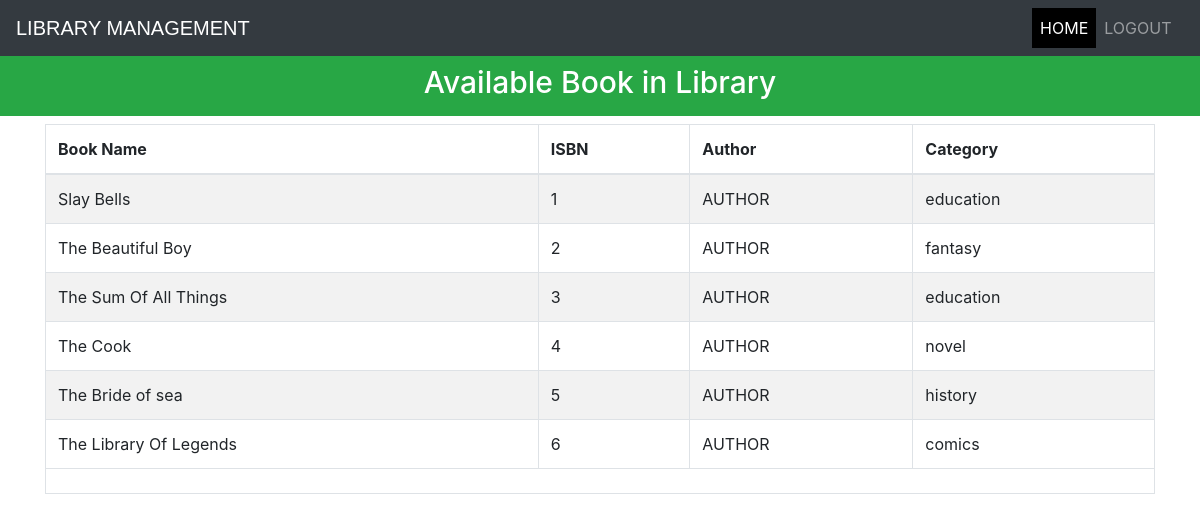
The app's page /viewbook (signed in) with its own data.
### library/models.py (models this page shows, shortened)
class Book(models.Model):
    catchoice= [
        ('education', 'Education'),
        ('entertainment', 'Entertainment'),
        ('comics', 'Comics'),
        ('biography', 'Biography'),
        ('history', 'History'),
        ('novel', 'Novel'),
        ('fantasy', 'Fantasy'),
        ('thriller', 'Thriller'),
        ('romance', 'Romance'),
        ]
    name=models.CharField(max_length=30)
    isbn=models.PositiveIntegerField()
    author=models.CharField(max_length=40)
    category=models.CharField(max_length=30,choices=catchoice,default='education')

### library/views.py (the view)
# urls.py: path('viewbook', views.viewbook_view),
@login_required(login_url='adminlogin')
def viewbook_view(request):
    books=models.Book.objects.all()
    return render(request,'library/viewbook.html',{'books':books})

### templates/library/viewbook.html (shortened to what this page needs)
<!DOCTYPE html>
<html lang="en" dir="ltr">
  <head>
  </head>
  <body>
    {% include "library/navbaradmin.html" %}
    <br>
    <br>
    <h3 class="p-3 mb-2 bg-success text-white" style = 'font-size: 30px;text-align:center;'>Available Book in Library</h3>
{% if books%}
<div class="container">
  <table class="table table-hover table-condensed table-striped table-bordered">
    <thead>
    <tr>
    <th>Book Name</th>
    <th>ISBN</th>
    <th>Author</th>
    <th>Category</th>
    </tr>
    </thead>
    <tfoot>
    <tr>
    <td colspan="4" rowspan="4">
    </td>
    </tr>
    </tfoot>
    <tbody>
      {% for book in books %}
        <tr>
          <td>{{book.name}}</td>
          <td>{{book.isbn}}</td>
          <td>{{book.author}}</td>
          <td>{{book.category}}</td>
        </tr>
      {% endfor %}
    </tbody>
    </table>
</div>
{%else%}
<h1>Have 0 book</h1>
{%endif%}
<br><br><br><br><br><br><br><br><br>
   </body>
</html>

### records on screen
Book: name "Slay Bells", isbn "1", author "AUTHOR", category "education"
Book: name "The Beautiful Boy", isbn "2", author "AUTHOR", category "fantasy"
Book: name "The Sum Of All Things", isbn "3", author "AUTHOR", category "education"
Book: name "The Cook", isbn "4", author "AUTHOR", category "novel"
Book: name "The Bride of sea", isbn "5", author "AUTHOR", category "history"
Book: name "The Library Of Legends", isbn "6", author "AUTHOR", category "comics"
